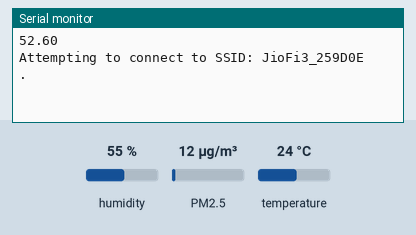
This sketch was run on a simulated ESP8266 (NodeMCU). Shown: the last lines printed to the serial monitor. Inputs (shaded band) come from the test bench; at power-on: humidity 55 %, PM2.5 12 µg/m³, temperature 24 °C. WiFi joins after 1.5 s; servers stay silent unless stated.

Above: at 1.2 s.
1.3 s: humidity set to 22 %
At 5.34 s:
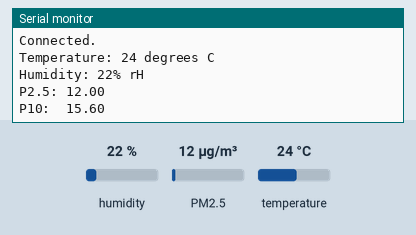
At 6.6 s:
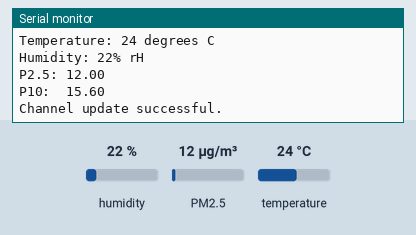

Measured:
- after the input at 1.3 s, the serial monitor: prints a new line after 3.8 s (image 1)

The sketch:

Air___Sound_Pollution.ino
```cpp
#include <ESP8266WiFi.h>
#include "secrets.h"
#include "ThingSpeak.h"
#include <Adafruit_AHTX0.h>
#include <Adafruit_Sensor.h> // always include thingspeak header file after other header files and custom macros
#include <SDS011.h>
#include <SPI.h>
#define SOUND_SENSOR_PIN A0 // Analog input pin connected to sound level meter
#define CALIBRATION_FACTOR 1.2 // Scaling factor based on calibration

float p10,p25;
int error;
SDS011 my_sds;
#define SCREEN_WIDTH 128 // OLED display width, in pixels
#define SCREEN_HEIGHT 64 // OLED display height, in pixels

char ssid[] = "JioFi3_259D0E";   // your network SSID (name)
char pass[] = "k61m12m0u5";   // your network password
int keyIndex = 0;            // your network key Index number (needed only for WEP)
WiFiClient  client;

unsigned long myChannelNumber = 2064926;
const char * myWriteAPIKey = "NRW04J0AX6ETM0S2";

int number = 0;

// Timer variables
unsigned long lastTime = 0;
unsigned long timerDelay = 30000;

// Variable to hold temperature readings
float temperatureC;
//uncomment if you want to get temperature in Fahrenheit
//float temperatureF;

// Create a sensor object
Adafruit_AHTX0 aht; //BME280 connect to ESP32 I2C (GPIO 21 = SDA, GPIO 22 = SCL)

void initAHT(){
  if (!aht.begin()) {
    Serial.println("Could not find a valid AHT sensor, check wiring!");
    while (1);
  }
}

// Initialize our values
int t;
int h;
String myStatus = "";

void setup() {
  Serial.begin(115200);
  initAHT();  //Initialize serial
  while (!Serial) {
    ; // wait for serial port to connect. Needed for Leonardo native USB port only
  }
  my_sds.begin(D5,D6);

  WiFi.mode(WIFI_STA);
  ThingSpeak.begin(client);  // Initialize ThingSpeak
}

void loop() {

  int analogValue = analogRead(SOUND_SENSOR_PIN); // Read analog voltage from sound level meter
  float soundLevel = 20 * log10(analogValue / CALIBRATION_FACTOR); // Convert to dB using calibrated factor
  Serial.println(soundLevel); // Print sound level to serial monitor

  // Connect or reconnect to WiFi
  if(WiFi.status() != WL_CONNECTED){
    Serial.print("Attempting to connect to SSID: ");
    Serial.println(SECRET_SSID);
    while(WiFi.status() != WL_CONNECTED){
      WiFi.begin(ssid, pass);  // Connect to WPA/WPA2 network. Change this line if using open or WEP network
      Serial.print(".");
      delay(5000);
    }
    Serial.println("\nConnected.");
  }

// Get a new temperature reading
    sensors_event_t humidity, temp;
  aht.getEvent(&humidity, &temp);
  t = temp.temperature;
  h = humidity.relative_humidity;// populate temp and humidity objects with fresh data
  Serial.print("Temperature: ");
  Serial.print(t);
  Serial.println(" degrees C");
  Serial.print("Humidity: ");
  Serial.print(h);
  Serial.println("% rH");

  error = my_sds.read(&p25,&p10);
  if (! error) {
    Serial.println("P2.5: "+String(p25));
    Serial.println("P10:  "+String(p10));
  }
  delay(100);

  // set the fields with the values
  ThingSpeak.setField(1, temp.temperature);
  ThingSpeak.setField(2, humidity.relative_humidity);
  ThingSpeak.setField(3, p10);
  ThingSpeak.setField(4, p25);
  ThingSpeak.setField(5, soundLevel);
  // set the status
  ThingSpeak.setStatus(myStatus);

  // write to the ThingSpeak channel
  int x = ThingSpeak.writeFields(2064926, "NRW04J0AX6ETM0S2");
  if(x == 200){
    Serial.println("Channel update successful.");
  }
  else{
    Serial.println("Problem updating channel. HTTP error code " + String(x));
  }
  delay(20000); // Wait 20 seconds to update the channel again
}
```

secrets.h
```cpp
// Use this file to store all of the private credentials
// and connection details

#define SECRET_SSID "JioFi3_259D0E"    // replace MySSID with your WiFi network name
#define SECRET_PASS "k61m12m0u5"  // replace MyPassword with your WiFi password

#define SECRET_CH_ID 2064926      // replace 0000000 with your channel number
#define SECRET_WRITE_APIKEY "NRW04J0AX6ETM0S2"   // replace XYZ with your channel write API Key
```
